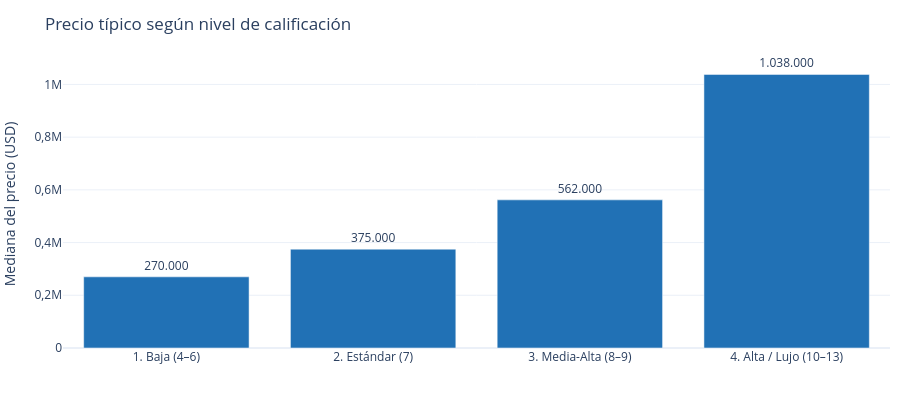
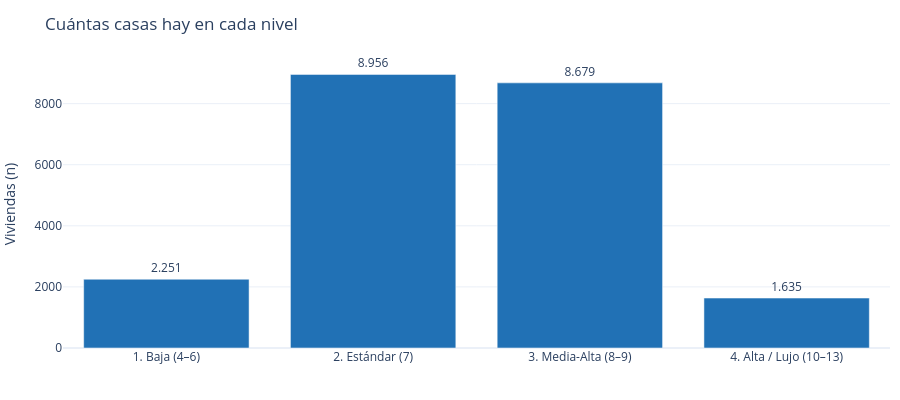
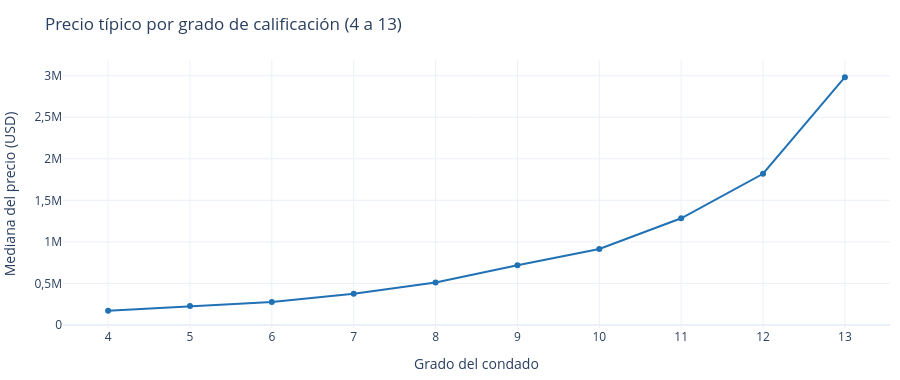

The notebook cell these images were saved under, in order:
### Code cell
dash.figura_p2_mediana(d).show()
dash.figura_p2_conteo(d).show()
dash.figura_p2_grado(d).show()
dash.figura_p2_mapa(muestra_mapa).show()

### Figure 1 — Plotly figure (JSON) as saved in the notebook; plotly's stock layout.template omitted (floating-point values rounded to 4 significant figures)
{"data": [{"cliponaxis": false, "hovertemplate": "Nivel de calificación=%{x}<br>mediana=%{text}<extra></extra>", "legendgroup": "", "marker": {"color": "#2171b5", "pattern": {"shape": ""}}, "name": "", "orientation": "v", "showlegend": false, "text": [270000.0, 375000.0, 562000.0, 1038000.0], "textposition": "outside", "texttemplate": "%{text:,.0f}", "type": "bar", "x": ["1. Baja (4–6)", "2. Estándar (7)", "3. Media-Alta (8–9)", "4. Alta / Lujo (10–13)"], "xaxis": "x", "y": [270000.0, 375000.0, 562000.0, 1038000.0], "yaxis": "y"}], "layout": {"barmode": "relative", "height": 400, "legend": {"orientation": "h", "title": {"text": ""}, "tracegroupgap": 0, "x": 0, "y": 1.02, "yanchor": "bottom"}, "margin": {"b": 10, "l": 10, "r": 10, "t": 60}, "separators": ",.", "showlegend": false, "title": {"text": "Precio típico según nivel de calificación"}, "xaxis": {"anchor": "y", "domain": [0, 1], "title": {"text": ""}}, "yaxis": {"anchor": "x", "domain": [0, 1], "title": {"text": "Mediana del precio (USD)"}}}}

### Figure 2 — Plotly figure (JSON) as saved in the notebook; plotly's stock layout.template omitted (floating-point values rounded to 4 significant figures)
{"data": [{"cliponaxis": false, "hovertemplate": "Nivel de calificación=%{x}<br>viviendas=%{text}<extra></extra>", "legendgroup": "", "marker": {"color": "#2171b5", "pattern": {"shape": ""}}, "name": "", "orientation": "v", "showlegend": false, "text": [2251.0, 8956.0, 8679.0, 1635.0], "textposition": "outside", "texttemplate": "%{text:,.0f}", "type": "bar", "x": ["1. Baja (4–6)", "2. Estándar (7)", "3. Media-Alta (8–9)", "4. Alta / Lujo (10–13)"], "xaxis": "x", "y": [2251, 8956, 8679, 1635], "yaxis": "y"}], "layout": {"barmode": "relative", "height": 400, "legend": {"orientation": "h", "title": {"text": ""}, "tracegroupgap": 0, "x": 0, "y": 1.02, "yanchor": "bottom"}, "margin": {"b": 10, "l": 10, "r": 10, "t": 60}, "separators": ",.", "showlegend": false, "title": {"text": "Cuántas casas hay en cada nivel"}, "xaxis": {"anchor": "y", "domain": [0, 1], "title": {"text": ""}}, "yaxis": {"anchor": "x", "domain": [0, 1], "title": {"text": "Viviendas (n)"}}}}

### Figure 3 — Plotly figure (JSON) as saved in the notebook; plotly's stock layout.template omitted (floating-point values rounded to 4 significant figures)
{"data": [{"customdata": [[14], [227], [2010], [8956], [6064], [2615], [1134], [399], [89], [13]], "hovertemplate": "Grado %{x}<br>Mediana: USD %{y:,.0f}<br>Viviendas: %{customdata[0]:,.0f}<extra></extra>", "legendgroup": "", "line": {"color": "#2171b5", "dash": "solid"}, "marker": {"symbol": "circle"}, "mode": "lines+markers", "name": "", "orientation": "v", "showlegend": false, "type": "scatter", "x": [4, 5, 6, 7, 8, 9, 10, 11, 12, 13], "xaxis": "x", "y": [170000.0, 227400.0, 276200.0, 375000.0, 510000.0, 720000.0, 914300.0, 1284000.0, 1820000.0, 2983000.0], "yaxis": "y"}], "layout": {"height": 380, "legend": {"orientation": "h", "title": {"text": ""}, "tracegroupgap": 0, "x": 0, "y": 1.02, "yanchor": "bottom"}, "margin": {"b": 10, "l": 10, "r": 10, "t": 60}, "separators": ",.", "title": {"text": "Precio típico por grado de calificación (4 a 13)"}, "xaxis": {"anchor": "y", "domain": [0, 1], "dtick": 1, "title": {"text": "Grado del condado"}}, "yaxis": {"anchor": "x", "domain": [0, 1], "title": {"text": "Mediana del precio (USD)"}}}}
